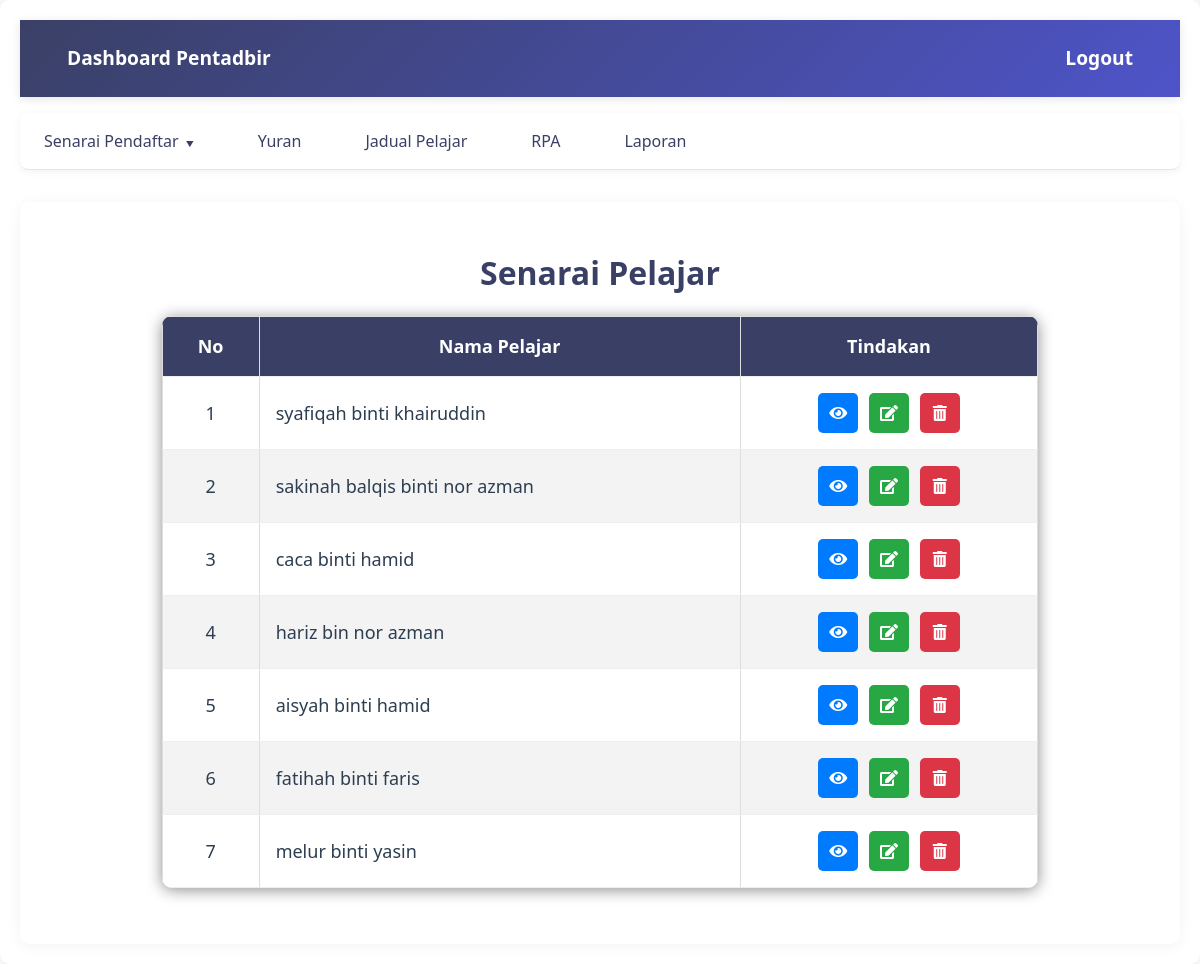
/admin_pelajar.php, run on the app's committed database.
### tables this page shows
CREATE TABLE `pelajar` (
  `ic_pelajar` varchar(20) NOT NULL,
  `nama_pelajar` varchar(100) NOT NULL,
  `jantina` varchar(10) NOT NULL,
  `alamat_semasa` varchar(255) DEFAULT NULL,
  `umur` int(11) DEFAULT NULL,
  `Alahan` varchar(100) DEFAULT NULL,
  `gambar_pelajar` varchar(255) DEFAULT NULL,
  `ibubapa_id` int(11) NOT NULL,
  `tahun_pengajian` int(4) DEFAULT NULL,
  `id_pentadbir` int(11) DEFAULT NULL,
  `id_pendidik` int(11) DEFAULT NULL,
  `sijilLahir_pelajar` varchar(255) DEFAULT NULL,
  `pengesahan` tinyint(1) DEFAULT NULL
);

### admin_pelajar.php (the view, shortened to what this page needs)
<?php
include 'config.php';
$sql = "SELECT pelajar.*, ibubapa.pengesahan AS pengesahan_ibubapa
        FROM pelajar
        JOIN ibubapa ON pelajar.ibubapa_id = ibubapa.id_ibubapa
        WHERE ibubapa.pengesahan = 1
          AND pelajar.pengesahan = 1";
$result = $conn->query($sql);
?>
<!DOCTYPE html>
<html lang="en">
<head>
    <link rel="stylesheet" href="css/dashboard.css">
    <link rel="stylesheet" href="https://cdn.jsdelivr.net/npm/bootstrap@5.3.0/dist/css/bootstrap.min.css">
    <link rel="stylesheet" href="https://cdnjs.cloudflare.com/ajax/libs/font-awesome/5.15.4/css/all.min.css">
</head>
<body class="dashboard-container">
    <div class="container">
        <header>
            <a href="pentadbir_dashboard.php"><span>Dashboard Pentadbir</span></a>
            <a href="logout.php">Logout</a>
        </header>
                <nav>
                <ul>
                    <li class="dropdown-parent">
                    <a href="#">Senarai Pendaftar <span class="dropdown-icon">&#x25BC;</span></a>
                </li>
                <li><a href="yuranPentadbir.php">Yuran</a></li>
                <li><a href="admin_jadual.php">Jadual Pelajar</a></li>
                <li><a href="pentadbirRPA.php">RPA</a></li>
                <li><a href="pentadbirLaporan.php">Laporan</a></li>
            </ul>
        </nav>
 <main>
 <h2 style="text-align: center; margin: 20px 0;">Senarai Pelajar</h2>
    <table>
        <thead>
            <tr>
                <th>No</th>
                <th>Nama Pelajar</th>
                <th>Tindakan</th>
            </tr>
        </thead>
        <tbody>
            <?php if ($result && $result->num_rows > 0): ?>
                <?php $no = 1; ?>
                <?php while ($row = $result->fetch_assoc()): ?>
                    <tr>
                    <td style="text-align: center;"><?php echo $no++; ?></td>
                    <td><?php echo htmlspecialchars($row['nama_pelajar']); ?></td>
                    <td style="text-align: center; white-space: nowrap;">
                        <button
                            onclick="viewStudent('<?php echo $row['ic_pelajar']; ?>')"
                            style="background-color: #007bff; color: white; padding: 0; border: none; border-radius: 5px; cursor: pointer; margin: 0 3px; width: 40px; height: 40px; display: inline-flex; align-items: center; justify-content: center;"
                            title="View">
                            <i class="fas fa-eye" style="font-size: 16px;"></i>
                        </button>
                        <a href="admin_edit_pelajar.php?edit=<?php echo $row['ic_pelajar']; ?>" style="text-decoration: none;">
                            <button
                                style="background-color: #28a745; color: white; padding: 0; border: none; border-radius: 5px; cursor: pointer; margin: 0 3px; width: 40px; height: 40px; display: inline-flex; align-items: center; justify-content: center;"
                                title="Edit">
                                <i class="fas fa-edit" style="font-size: 16px;"></i>
                            </button>
                        </a>
                        <a href="?delete=<?php echo $row['ic_pelajar']; ?>" onclick="return confirmDelete();" style="text-decoration: none;">
                            <button
                                style="background-color: #dc3545; color: white; padding: 0; border: none; border-radius: 5px; cursor: pointer; margin: 0 3px; width: 40px; height: 40px; display: inline-flex; align-items: center; justify-content: center;"
                                title="Delete">
                                <i class="fas fa-trash-alt" style="font-size: 16px;"></i>
                            </button>
                        </a>
                    </td>
                    </tr>
                <?php endwhile; ?>
            <?php else: ?>
                <tr>
                    <td colspan="3">Tiada pelajar yang telah didaftarkan.</td>
                </tr>
            <?php endif; ?>
        </tbody>
    </table>
</main>

### css/dashboard.css (style rules this page uses)
.dashboard-container { font-family: 'Segoe UI', system-ui, -apple-system, sans-serif; margin: 0; padding: 0; background: #f8f9fa; color: #2c3e50; width: 100%; box-sizing: border-box; min-height: 100vh; }
.dashboard-container .container { max-width: 1200px; width: 100%; margin: 0 auto; padding: 20px; background: #fff; box-shadow: 0 2px 15px rgba(0, 0, 0, 0.05); border-radius: 10px; box-sizing: border-box; }
.dashboard-container header { display: flex; justify-content: space-between; align-items: center; background: linear-gradient(135deg, #3a4065 0%, #4e54c8 100%); padding: 1rem 2rem; color: white; font-size: 1.2em; font-weight: bold; width: 100%; box-sizing: border-box; box-shadow: 0 2px 10px rgba(0, 0, 0, 0.1); }
.dashboard-container header a { color: white; text-decoration: none; font-size: 1em; padding: 8px 15px; border-radius: 5px; transition: all 0.3s ease; }
.dashboard-container nav { background: #ffffff; border-bottom: 1px solid rgba(0, 0, 0, 0.1); width: 100%; box-sizing: border-box; margin-bottom: 2rem; box-shadow: 0 2px 10px rgba(0, 0, 0, 0.05); }
.dashboard-container nav ul { list-style: none; padding: 0; margin: 0; display: flex; align-items: center; gap: 1rem; }
.dashboard-container nav ul li { position: relative; }
.dashboard-container nav ul li a { color: #3a4065; text-decoration: none; padding: 1rem 1.5rem; display: block; font-weight: 500; transition: all 0.3s ease; }
.dropdown-parent > a { display: flex; align-items: center; gap: 5px; }
.dropdown-icon { font-size: 0.8em; transition: transform 0.3s ease; }
.dashboard-container main { padding: 2rem; background: #fff; width: 100%; box-sizing: border-box; border-radius: 10px; box-shadow: 0 2px 15px rgba(0, 0, 0, 0.05); }
.dashboard-container main h2 { margin-top: 0; color: #3a4065; font-size: 2rem; font-weight: 700; text-align: left; margin-bottom: 1.5rem; }
.dashboard-container button, .dashboard-container .interactive-link { background: none; color: inherit; border: none; padding: 0.8rem 1.5rem; border-radius: 6px; font-size: 1em; font-weight: 600; cursor: pointer; transition: all 0.3s ease; text-decoration: none; }
.dashboard-container table { width: 80%; border-collapse: collapse; margin: 1.5rem auto; background: white; border-radius: 10px; overflow: hidden; box-shadow: 0 2px 15px rgba(0, 0, 0, 0.449); }
.dashboard-container th, .dashboard-container td { padding: 1rem; border-bottom: 1px solid #eee; }
.dashboard-container th { background: #3a4065; font-weight: 600; color: #ffffff; text-align: center; }
.dashboard-container td { text-align: left; }
nav ul { list-style-type: none; margin: 0; padding: 0; display: flex; gap: 10px; background-color: #3a4065; padding: 10px; }
nav ul li { display: inline; }
nav ul li a { text-decoration: none; color: white; font-weight: bold; padding: 8px 15px; border-radius: 5px; }
.dropdown-parent { position: relative; }
.dropdown-icon { margin-left: 5px; font-size: 0.8em; }

### admin_pelajar.php (style rules this page uses)
table { width: 80%; border-collapse: collapse; margin: 20px auto; font-size: 18px; text-align: center; }
table thead tr { background-color: #3a4065; color: #ffffff; font-weight: bold; }
table th, table td { padding: 8px 12px; border: 1px solid #ddd; text-align: center; }
table tbody tr:nth-child(even) { background-color: #f3f3f3; }
body { margin: 0; font-family: 'Segoe UI', system-ui, -apple-system, sans-serif; background: #f8f9fa; color: #333; }
.container { max-width: 1200px; margin: 0 auto; padding: 0 20px; }
header { background: linear-gradient(135deg, #3a4065 0%, #4e54c8 100%); padding: 1rem; display: flex; justify-content: space-between; align-items: center; box-shadow: 0 2px 10px rgba(0, 0, 0, 0.1); }
header a { color: white !important; text-decoration: none; font-weight: 600; transition: all 0.3s ease; }
nav { background: #ffffff !important; border-radius: 8px; margin: 1rem 0; box-shadow: 0 2px 10px rgba(0, 0, 0, 0.05); }
nav ul { background: transparent !important; list-style-type: none; padding: 0 !important; margin: 0; display: flex; gap: 0.5rem; }
nav ul li a { text-decoration: none; color: #3a4065 !important; display: block; padding: 1rem 1.5rem; transition: all 0.3s ease; border-radius: 6px; }
nav ul li .dropdown-icon { margin-left: 3px; font-size: 8px; }
nav ul .dropdown-parent > a { cursor: pointer; }

### data on the page
pelajar: nama_pelajar "syafiqah binti khairuddin"
pelajar: nama_pelajar "sakinah balqis binti nor azman"
pelajar: nama_pelajar "caca binti hamid"
pelajar: nama_pelajar "hariz bin nor azman"
pelajar: nama_pelajar "aisyah binti hamid"
pelajar: nama_pelajar "fatihah binti faris"
pelajar: nama_pelajar "melur binti yasin"
